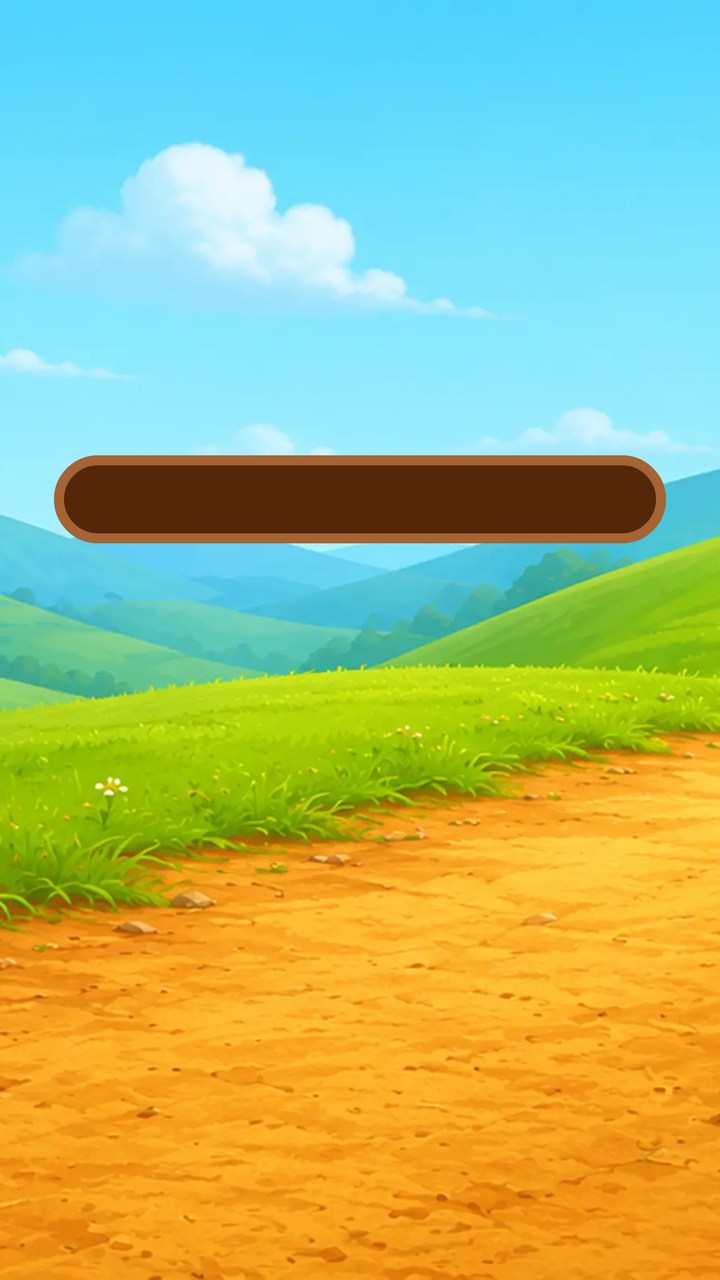
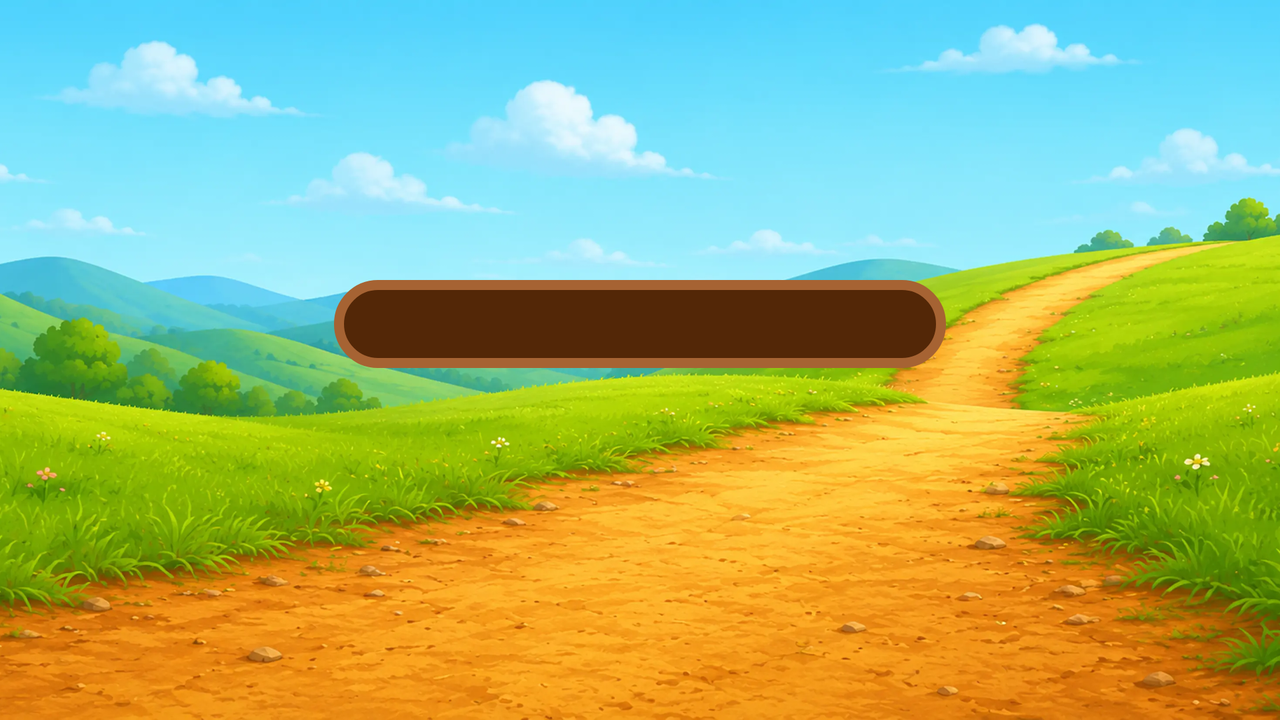

The same Android screen from two of the app's own layout files: first res/layout/ as a phone draws it, then the repository's variant for another configuration, drawn on a device whose configuration selects that folder. Both files follow.
<!-- AndroidManifest.xml: application theme Theme.HenyardDodge -->
<!-- res/layout/fragment_splash.xml -->
<?xml version="1.0" encoding="utf-8"?>
<androidx.constraintlayout.widget.ConstraintLayout xmlns:android="http://schemas.android.com/apk/res/android"
    xmlns:app="http://schemas.android.com/apk/res-auto"
    android:layout_width="match_parent"
    android:layout_height="match_parent"
    android:background="@color/sky_blue">

    <ImageView
        android:layout_width="0dp"
        android:layout_height="0dp"
        android:contentDescription="@null"
        android:scaleType="centerCrop"
        android:src="@drawable/bg_3"
        app:layout_constraintBottom_toBottomOf="parent"
        app:layout_constraintEnd_toEndOf="parent"
        app:layout_constraintStart_toStartOf="parent"
        app:layout_constraintTop_toTopOf="parent" />

    
    <androidx.constraintlayout.widget.Guideline
        android:id="@+id/glLoaderY"
        android:layout_width="wrap_content"
        android:layout_height="wrap_content"
        android:orientation="horizontal"
        app:layout_constraintGuide_percent="0.39" />

    <FrameLayout
        android:id="@+id/loaderBar"
        android:layout_width="306dp"
        android:layout_height="44dp"
        android:background="@drawable/timer_pill"
        android:contentDescription="@string/loading"
        app:layout_constraintBottom_toBottomOf="@id/glLoaderY"
        app:layout_constraintEnd_toEndOf="parent"
        app:layout_constraintStart_toStartOf="parent"
        app:layout_constraintTop_toTopOf="@id/glLoaderY" />

    <ImageView
        android:id="@+id/running_chicken"
        style="@style/SplashChicken"
        android:layout_width="280dp"
        android:layout_height="320dp"
        android:contentDescription="@null"
        android:scaleType="fitCenter"
        android:src="@drawable/running_chicken"
        app:layout_constraintBottom_toBottomOf="parent"
        app:layout_constraintEnd_toEndOf="parent"
        app:layout_constraintStart_toStartOf="parent" />

</androidx.constraintlayout.widget.ConstraintLayout>
<!-- resources referenced by this layout -->
<resources>
  <color name="sky_blue">#FF5FB8E8</color>
  <!-- drawable bg_3: webp bitmap (drawable-nodpi, 209512 bytes) -->
  <!-- drawable timer_pill (drawable) -->
  <?xml version="1.0" encoding="utf-8"?>
  <layer-list xmlns:android="http://schemas.android.com/apk/res/android">
      <item android:drawable="@drawable/timer_track" />
      <item
          android:id="@+id/timer_fill"
          android:bottom="5dp"
          android:left="5dp"
          android:right="5dp"
          android:top="5dp">
          <clip
              android:clipOrientation="horizontal"
              android:drawable="@drawable/timer_fill"
              android:gravity="left" />
      </item>
  </layer-list>
  <string name="loading">Loading\u2026</string>
  <style name="SplashChicken">
          <item name="android:layout_width">280dp</item>
          <item name="android:layout_height">280dp</item>
          <item name="android:layout_gravity">bottom|center_horizontal</item>
      </style>
  <style name="Theme.HenyardDodge" parent="Base.Theme.HenyardDodge" />
  <!-- drawable timer_track (drawable) -->
  <?xml version="1.0" encoding="utf-8"?>
  <shape xmlns:android="http://schemas.android.com/apk/res/android"
      android:shape="rectangle">
      <solid android:color="#FF532707" />
      <stroke
          android:width="5dp"
          android:color="#FFA66333" />
      <corners android:radius="30dp" />
  </shape>
  <!-- drawable timer_fill (drawable) -->
  <?xml version="1.0" encoding="utf-8"?>
  <shape xmlns:android="http://schemas.android.com/apk/res/android"
      android:shape="rectangle">
      <solid android:color="#FFF67D01" />
      <corners android:radius="25dp" />
  </shape>
  <style name="Base.Theme.HenyardDodge" parent="Theme.Material3.DayNight.NoActionBar">
          <item name="android:windowNoTitle">true</item>
          <item name="android:windowActionBar">false</item>
          <item name="android:statusBarColor">@android:color/transparent</item>
          <item name="android:navigationBarColor">@android:color/transparent</item>
          <item name="android:windowLightStatusBar">false</item>
          <item name="android:windowBackground">@color/sky_blue</item>
      </style>
</resources>
<!-- res/layout-land/fragment_splash.xml (the repository's variant of the layout above) -->
<!-- drawn on the phone turned sideways -->
<?xml version="1.0" encoding="utf-8"?>
<androidx.constraintlayout.widget.ConstraintLayout xmlns:android="http://schemas.android.com/apk/res/android"
    xmlns:app="http://schemas.android.com/apk/res-auto"
    android:layout_width="match_parent"
    android:layout_height="match_parent"
    android:background="@color/sky_blue">

    <ImageView
        android:layout_width="0dp"
        android:layout_height="0dp"
        android:contentDescription="@null"
        android:scaleType="centerCrop"
        android:src="@drawable/bg_3"
        app:layout_constraintBottom_toBottomOf="parent"
        app:layout_constraintEnd_toEndOf="parent"
        app:layout_constraintStart_toStartOf="parent"
        app:layout_constraintTop_toTopOf="parent" />

    
    <androidx.constraintlayout.widget.Guideline
        android:id="@+id/glLoaderY"
        android:layout_width="wrap_content"
        android:layout_height="wrap_content"
        android:orientation="horizontal"
        app:layout_constraintGuide_percent="0.45" />

    <FrameLayout
        android:id="@+id/loaderBar"
        android:layout_width="306dp"
        android:layout_height="44dp"
        android:background="@drawable/timer_pill"
        android:contentDescription="@string/loading"
        app:layout_constraintBottom_toBottomOf="@id/glLoaderY"
        app:layout_constraintEnd_toEndOf="parent"
        app:layout_constraintStart_toStartOf="parent"
        app:layout_constraintTop_toTopOf="@id/glLoaderY" />

    
    <ImageView
        android:id="@+id/running_chicken"
        android:layout_width="224dp"
        android:layout_height="279dp"
        android:adjustViewBounds="true"
        android:contentDescription="@null"
        android:scaleType="fitCenter"
        android:src="@drawable/running_chicken"
        app:layout_constraintBottom_toBottomOf="parent"
        app:layout_constraintEnd_toEndOf="parent" />

</androidx.constraintlayout.widget.ConstraintLayout>
<!-- resources referenced by the variant -->
<!-- as the phone turned sideways resolves them -->
<resources>
  <color name="sky_blue">#FF5FB8E8</color>
  <!-- drawable bg_3: webp bitmap (drawable-nodpi, 209512 bytes) -->
  <!-- drawable timer_pill (drawable) -->
  <?xml version="1.0" encoding="utf-8"?>
  <layer-list xmlns:android="http://schemas.android.com/apk/res/android">
      <item android:drawable="@drawable/timer_track" />
      <item
          android:id="@+id/timer_fill"
          android:bottom="5dp"
          android:left="5dp"
          android:right="5dp"
          android:top="5dp">
          <clip
              android:clipOrientation="horizontal"
              android:drawable="@drawable/timer_fill"
              android:gravity="left" />
      </item>
  </layer-list>
  <string name="loading">Loading\u2026</string>
  <style name="Theme.HenyardDodge" parent="Base.Theme.HenyardDodge" />
  <!-- drawable timer_track (drawable) -->
  <?xml version="1.0" encoding="utf-8"?>
  <shape xmlns:android="http://schemas.android.com/apk/res/android"
      android:shape="rectangle">
      <solid android:color="#FF532707" />
      <stroke
          android:width="5dp"
          android:color="#FFA66333" />
      <corners android:radius="30dp" />
  </shape>
  <!-- drawable timer_fill (drawable) -->
  <?xml version="1.0" encoding="utf-8"?>
  <shape xmlns:android="http://schemas.android.com/apk/res/android"
      android:shape="rectangle">
      <solid android:color="#FFF67D01" />
      <corners android:radius="25dp" />
  </shape>
  <style name="Base.Theme.HenyardDodge" parent="Theme.Material3.DayNight.NoActionBar">
          <item name="android:windowNoTitle">true</item>
          <item name="android:windowActionBar">false</item>
          <item name="android:statusBarColor">@android:color/transparent</item>
          <item name="android:navigationBarColor">@android:color/transparent</item>
          <item name="android:windowLightStatusBar">false</item>
          <item name="android:windowBackground">@color/sky_blue</item>
      </style>
</resources>
